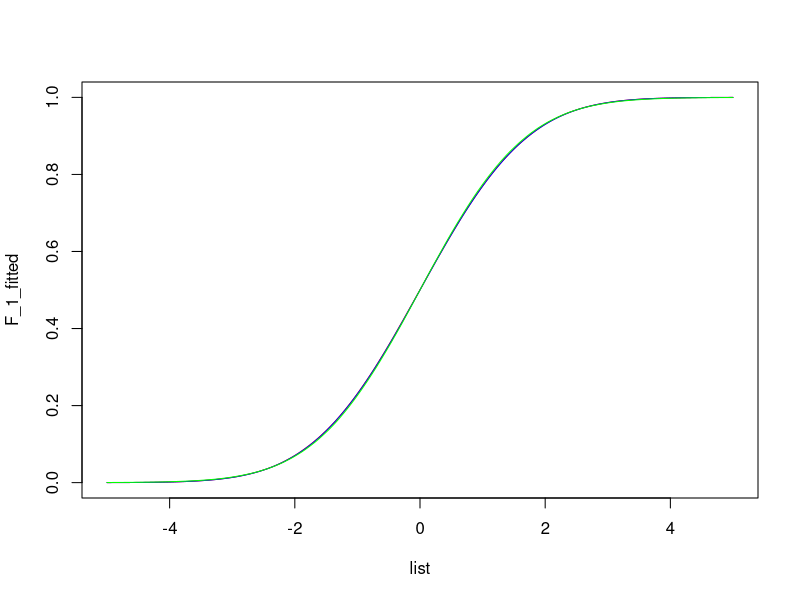
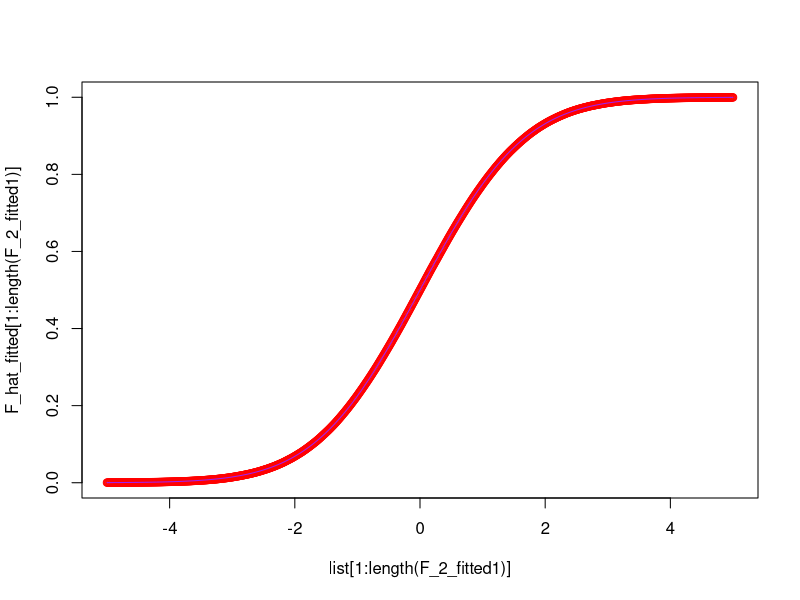
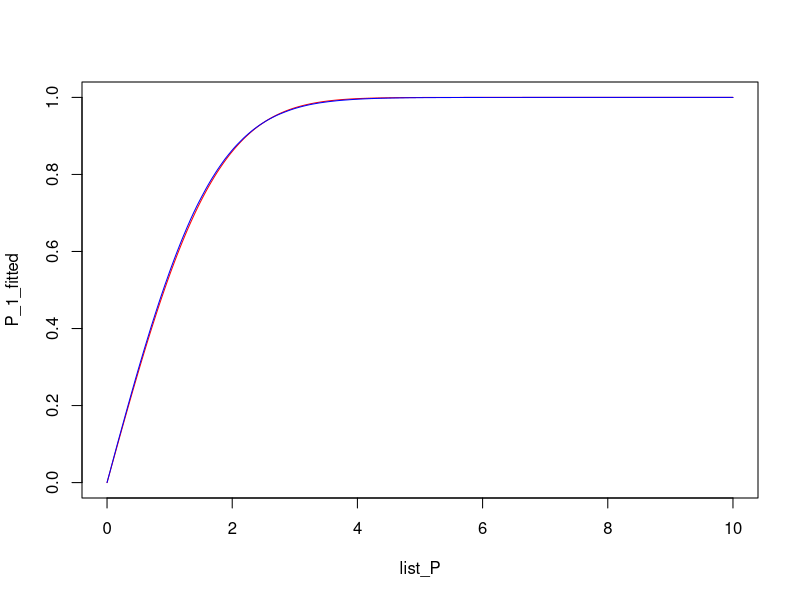
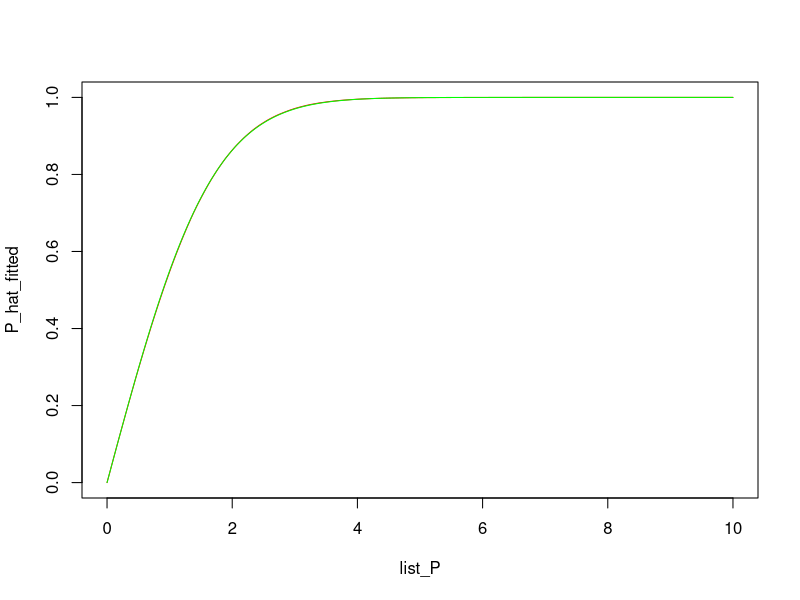
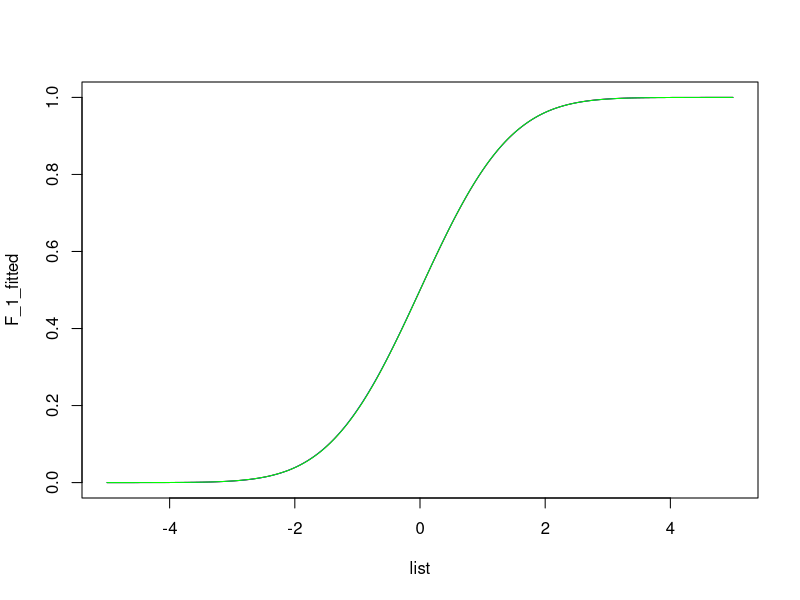
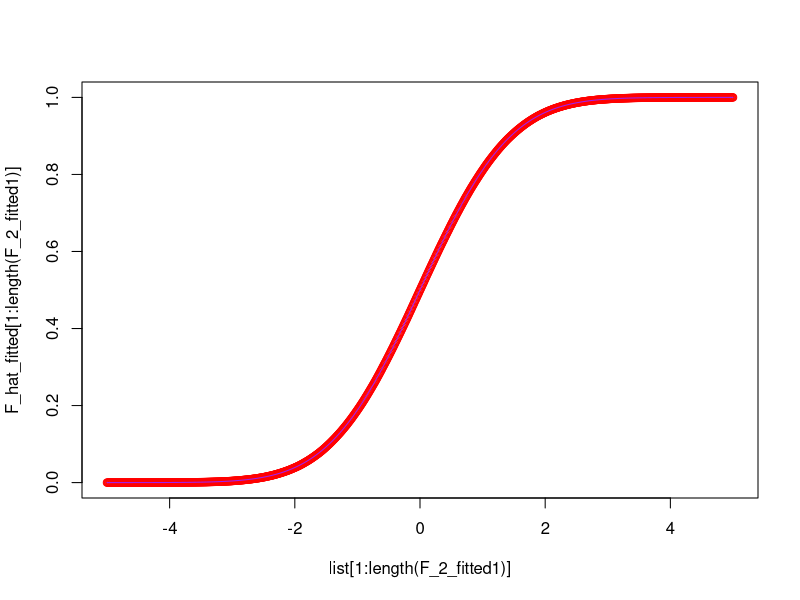
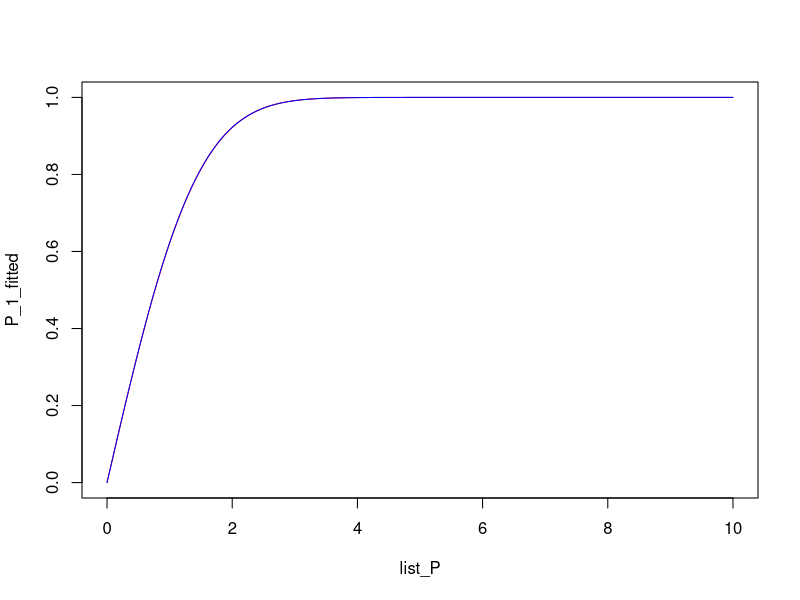
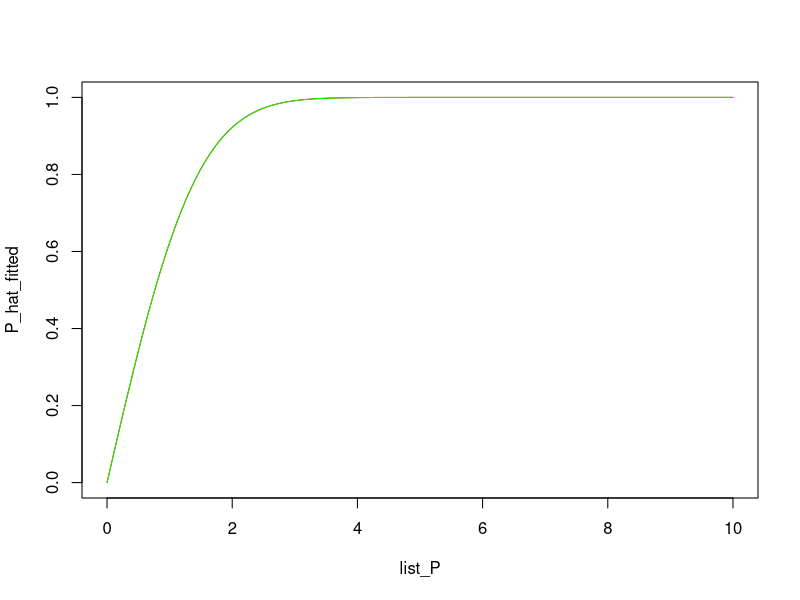

R code for these plots, in order:
# simulation to confirm the result of SAWYER
set.seed(3)
 p = 10 # n observations and p predictors
for (n in c(25,50,75,100)){
 N = 1000000  # 

  W = rf(N, df1 = p, df2 = n-p) #empirical distribution of (y_hat-y*)
  X = rnorm(N, mean = 0, sd = 1)
  F_hat = X*sqrt((1+1/n)*(1+W*p/(n-p)))
F_hat_CDF = ecdf(F_hat)  #empirical CDF from 10000 observation

range = 5
list = seq(-range,range,0.01)   # for fitted value
F_hat_fitted = F_hat_CDF(list)
sigma_error = 1  #under assumption
MSE = sigma_error^2*(n+1)*(n-2)/(n*(n-p-2)) # true MSE under assumption
MAE_ep = mean(abs(F_hat))  #empirical MAE
sigma_prime = sqrt(MSE)
MAE_ep;sigma_prime

#MAE approximation from(2a) and (2b)
MAE_1 = sigma_prime*sqrt(2/pi)
MAE_2 = sigma_prime*sqrt(2/pi)-sigma_prime*sqrt(2/pi)*p/(4*(n-2)*(n-p-4))
diff_MAE1 = abs(MAE_1-MAE_ep)
diff_MAE2 = abs(MAE_2-MAE_ep)

#approximation with the 1st term from (1)
F_1_CDF = ecdf(rnorm(1000000, 0, sigma_prime))
F_1_fitted = F_1_CDF(list)

F_1_cdf = function(t) {pnorm(t/sigma_prime)}

#difference between F_hat and F_1
plot(F_1_fitted, x = list, xlim = c(-range,range), col = "red", type = "l");
lines(F_1_cdf(list), x = list, xlim = c(-range,range), col = "blue", type = "l") # add line to plot
lines(F_hat_fitted, x = list, xlim = c(-range,range), col = "green");

diff_F1 = max(abs(F_hat_fitted-F_1_fitted))


#approximation with 1st and 2nd term from (1)
F_2 = function(t){
  pnorm(t/sigma_prime)-(p/(4*sigma_error^3*(n-2)*(n-p-4))*
                          ((t/sigma_prime)^3-3*(t/sigma_prime)))*dnorm(t/sigma_prime)
}
F_2_fitted = F_2(list)#fitted value
F_2_fitted1 = F_2_fitted[which(F_2_fitted<1)]
plot(F_hat_fitted[1:length(F_2_fitted1)], x = list[1:length(F_2_fitted1)], col = "red")
lines(F_2_fitted1, x = list[1:length(F_2_fitted1)], col = 'purple')
diff_F2 = max(abs(F_hat_fitted[1:length(F_2_fitted1)]-F_2_fitted1))


#P_hat and P_1 from (3a)
list_P = seq(0,10,0.001)
P_hat = abs(F_hat)
P_hat_CDF = ecdf(P_hat)
P_hat_fitted = P_hat_CDF(list_P)
P_1_CDF = function(t)
{
  2*pnorm(t, mean = 0, sd = sigma_prime)-1
  }
P_1_fitted = P_1_CDF(list_P)
#comparison between two way of P_1 and P_hat
plot(list_P, P_1_fitted, type = "l", col = "red");
lines(list_P, P_hat_fitted, col = "blue")
diff_P1 = max(abs(P_hat_fitted-P_1_fitted))



##P_2 (3b)
P_2_CDF = function(t)
{
  2*pnorm(t/sigma_prime, mean = 0, sd = 1)-1+(3*(t/sigma_prime)-(t/sigma_prime)^3)*dnorm(t/sigma_prime, mean = 0, sd = 1)*p/(2*(n-2)*(n-p-4))
}
P_2_fitted = P_2_CDF(list_P)
plot(list_P, P_hat_fitted, type = "l", col = "red");
lines(list_P, P_2_fitted, col = "green")
diff_P2 = max(abs(P_hat_fitted-P_2_fitted))   

diff = matrix(c(diff_F1,diff_F2,diff_P1,diff_P2,diff_MAE1,diff_MAE2),nrow=1, ncol=6)

print(diff)

}
